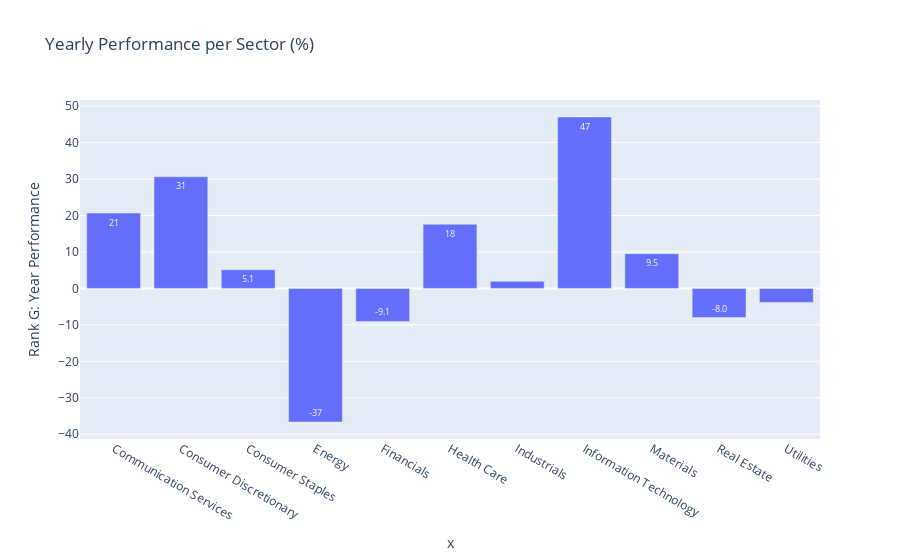

The notebook cell this image was saved under:
### Code cell
# Graph yearly performances
sector_performance_vis2 = px.bar(percent_data, y='Rank G: Year Performance', x=percent_data.index, text='Rank G: Year Performance', title='Yearly Performance per Sector (%)')
sector_performance_vis2.update_traces(texttemplate='%{text:.2s}', textposition='inside')
sector_performance_vis2.update_layout(uniformtext_minsize=8, uniformtext_mode='hide')
sector_performance_vis2.show()

### Figure 1 — Plotly figure (JSON) as saved in the notebook; plotly's stock layout.template omitted (floating-point values rounded to 4 significant figures)
{"data": [{"alignmentgroup": "True", "hovertemplate": "x=%{x}<br>Rank G: Year Performance=%{text}<extra></extra>", "legendgroup": "", "marker": {"color": "#636efa"}, "name": "", "offsetgroup": "", "orientation": "v", "showlegend": false, "text": [20.66, 30.62, 5.11, -36.65, -9.06, 17.6, 1.94, 47.02, 9.52, -8, -3.85], "textposition": "inside", "texttemplate": "%{text:.2s}", "type": "bar", "x": ["Communication Services", "Consumer Discretionary", "Consumer Staples", "Energy", "Financials", "Health Care", "Industrials", "Information Technology", "Materials", "Real Estate", "Utilities"], "xaxis": "x", "y": [20.66, 30.62, 5.11, -36.65, -9.06, 17.6, 1.94, 47.02, 9.52, -8, -3.85], "yaxis": "y"}], "layout": {"autosize": true, "barmode": "relative", "legend": {"tracegroupgap": 0}, "title": {"text": "Yearly Performance per Sector (%)"}, "uniformtext": {"minsize": 8, "mode": "hide"}, "xaxis": {"anchor": "y", "autorange": true, "domain": [0, 1], "range": [-0.5, 10.5], "title": {"text": "x"}, "type": "category"}, "yaxis": {"anchor": "x", "autorange": true, "domain": [0, 1], "range": [-41.3, 51.67], "title": {"text": "Rank G: Year Performance"}, "type": "linear"}}}
